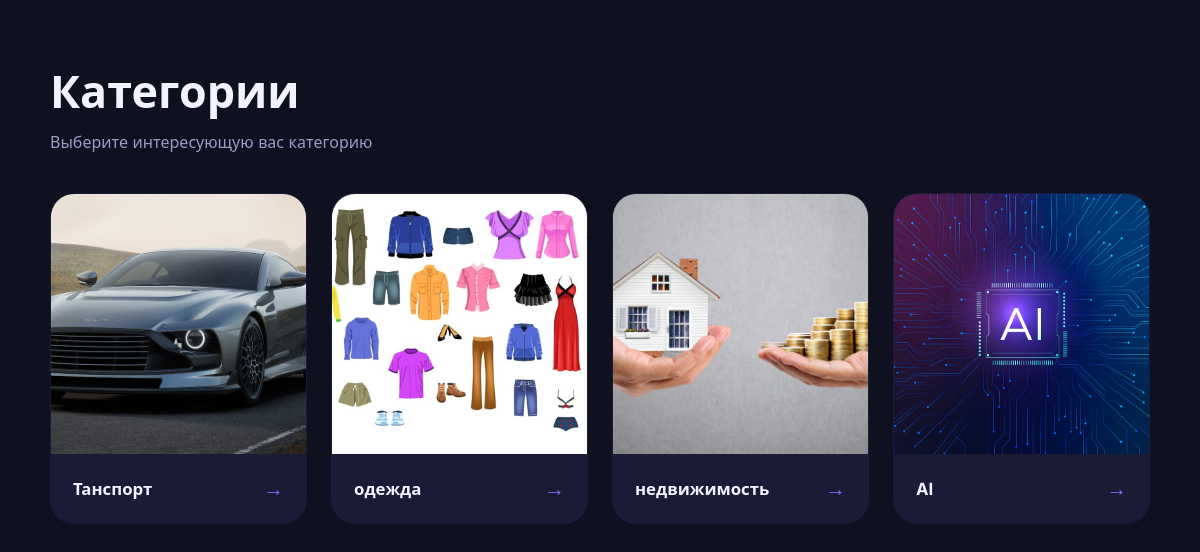
The page /category/ on the database its author committed.
### lalafo_app/models.py (models this page shows, shortened)
class Category(models.Model):
    category_name = models.CharField(max_length=100, unique=True)
    category_image = models.ImageField(upload_to = 'category_photo/')

### lalafo_app/views.py (the view)
# urls.py: path('category/', CategoryListView.as_view(), name='category_list'),
class CategoryListView(ListView):
    queryset = Category.objects.all()
    context_object_name = 'categories'
    template_name = 'category_list.html'

### lalafo_app/templates/category_list.html (shortened to what this page needs)
<!DOCTYPE html>
<html lang="ru">
<head>
</head>
<body>
<div class="container">
  <h1 class="page-title">Категории</h1>
  <p class="page-sub">Выберите интересующую вас категорию</p>
  <div class="grid">
    {% for c in categories %}
      <a class="card" href="#">
        <div class="card__img">
          {% if c.category_image %}
            <img src="{{ c.category_image.url }}" alt="{{ c.category_name }}">
          {% endif %}
        </div>
        <div class="card__foot">
          <span class="card__name">{{ c.category_name }}</span>
          <span class="arrow">→</span>
        </div>
      </a>
    {% empty %}
      <div class="empty">Категорий пока нет. Добавьте их в админке.</div>
    {% endfor %}
  </div>
</div>
</body>
</html>

### lalafo_app/templates/category_list.html (style rules this page uses)
:root { --bg:#0f1020;--card:#1a1c36;--card-2:#22254a;--text:#f2f3ff;--muted:#9a9dc0; --border:#2a2d52;--primary:#7c6cff;--radius:24px }
* { margin:0;padding:0;box-sizing:border-box }
body { font-family:"Inter",system-ui,sans-serif;background:var(--bg);color:var(--text);min-height:100vh }
a { color:inherit;text-decoration:none }
.container { width:min(1100px,100% - 40px);margin-inline:auto;padding:60px 0 80px }
.page-title { font-size:clamp(2rem,5vw,2.8rem);font-weight:800 }
.page-sub { color:var(--muted);margin:10px 0 40px }
.grid { display:grid;grid-template-columns:repeat(auto-fill,minmax(240px,1fr));gap:24px }
.card { display:block;background:var(--card);border-radius:var(--radius);overflow:hidden; border:1px solid transparent;transition:transform .3s,box-shadow .3s,border-color .3s }
.card__img { height:260px;position:relative;overflow:hidden;background:var(--card-2) }
.card__img img { position:absolute;inset:0;width:100%;height:100%;object-fit:cover;transition:transform .5s }
.card__foot { display:flex;justify-content:space-between;align-items:center;padding:22px }
.card__name { font-weight:700;font-size:1.05rem }
.arrow { color:var(--primary);font-size:1.3rem;transition:transform .3s }

### rows shown on the page
Category: category_image (picture), category_name "Танспорт"
Category: category_image (picture), category_name "одежда"
Category: category_image (picture), category_name "недвижимость"
Category: category_image (picture), category_name "AI"
